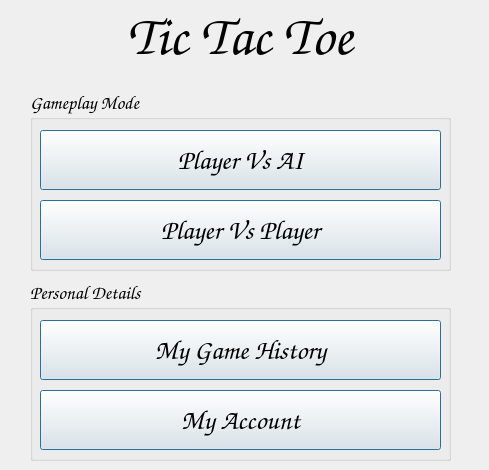
   <widget class="QWidget" name="page_1_main">
    <widget class="QLabel" name="gameNameLabelPage1">
     <property name="geometry">
      <rect>
       <x>0</x>
       <y>0</y>
       <width>480</width>
       <height>71</height>
      </rect>
     </property>
     <property name="font">
      <font>
       <family>Comic Sans MS</family>
       <pointsize>42</pointsize>
       <italic>true</italic>
       <bold>true</bold>
       <underline>false</underline>
       <strikeout>false</strikeout>
       <kerning>false</kerning>
      </font>
     </property>
     <property name="text">
      <string>Tic Tac Toe</string>
     </property>
     <property name="scaledContents">
      <bool>false</bool>
     </property>
     <property name="alignment">
      <set>Qt::AlignCenter</set>
     </property>
    </widget>
    <widget class="QGroupBox" name="gamplayModeGroupBox">
     <property name="geometry">
      <rect>
       <x>30</x>
       <y>90</y>
       <width>421</width>
       <height>181</height>
      </rect>
     </property>
     <property name="font">
      <font>
       <family>Comic Sans MS</family>
       <pointsize>14</pointsize>
       <italic>true</italic>
      </font>
     </property>
     <property name="title">
      <string>Gameplay Mode</string>
     </property>
     <widget class="QPushButton" name="playerVsAiButton">
      <property name="geometry">
       <rect>
        <x>10</x>
        <y>40</y>
        <width>401</width>
        <height>60</height>
       </rect>
      </property>
      <property name="font">
       <font>
        <family>Comic Sans MS</family>
        <pointsize>20</pointsize>
        <italic>false</italic>
        <bold>true</bold>
       </font>
      </property>
      <property name="focusPolicy">
       <enum>Qt::StrongFocus</enum>
      </property>
      <property name="text">
       <string>Player Vs AI</string>
      </property>
      <property name="autoDefault">
       <bool>true</bool>
      </property>
      <property name="default">
       <bool>true</bool>
      </property>
     </widget>
     <widget class="QPushButton" name="playerVsPlayerButton">
      <property name="geometry">
       <rect>
        <x>10</x>
        <y>110</y>
        <width>401</width>
        <height>60</height>
       </rect>
      </property>
      <property name="font">
       <font>
        <family>Comic Sans MS</family>
        <pointsize>20</pointsize>
        <italic>false</italic>
        <bold>true</bold>
       </font>
      </property>
      <property name="focusPolicy">
       <enum>Qt::StrongFocus</enum>
      </property>
      <property name="text">
       <string>Player Vs Player</string>
      </property>
      <property name="autoDefault">
       <bool>true</bool>
      </property>
      <property name="default">
       <bool>true</bool>
      </property>
     </widget>
    </widget>
    <widget class="QGroupBox" name="personalDetailsGroupBox">
     <property name="geometry">
      <rect>
       <x>30</x>
       <y>280</y>
       <width>421</width>
       <height>181</height>
      </rect>
     </property>
     <property name="font">
      <font>
       <family>Comic Sans MS</family>
       <pointsize>14</pointsize>
       <italic>true</italic>
      </font>
     </property>
     <property name="title">
      <string>Personal Details</string>
     </property>
     <widget class="QPushButton" name="myGameHistoryButton">
      <property name="geometry">
       <rect>
        <x>10</x>
        <y>40</y>
        <width>401</width>
        <height>60</height>
       </rect>
      </property>
      <property name="font">
       <font>
        <family>Comic Sans MS</family>
        <pointsize>20</pointsize>
        <italic>false</italic>
        <bold>true</bold>
       </font>
      </property>
      <property name="focusPolicy">
       <enum>Qt::StrongFocus</enum>
      </property>
      <property name="text">
       <string>My Game History</string>
      </property>
      <property name="autoDefault">
       <bool>true</bool>
      </property>
      <property name="default">
       <bool>true</bool>
      </property>
     </widget>
     <widget class="QPushButton" name="myAccountButton">
      <property name="geometry">
       <rect>
        <x>10</x>
        <y>110</y>
        <width>401</width>
        <height>60</height>
       </rect>
      </property>
      <property name="font">
       <font>
        <family>Comic Sans MS</family>
        <pointsize>20</pointsize>
        <italic>false</italic>
        <bold>true</bold>
       </font>
      </property>
      <property name="focusPolicy">
       <enum>Qt::StrongFocus</enum>
      </property>
      <property name="text">
       <string>My Account</string>
      </property>
      <property name="autoDefault">
       <bool>true</bool>
      </property>
      <property name="default">
       <bool>true</bool>
      </property>
     </widget>
    </widget>
   </widget>
